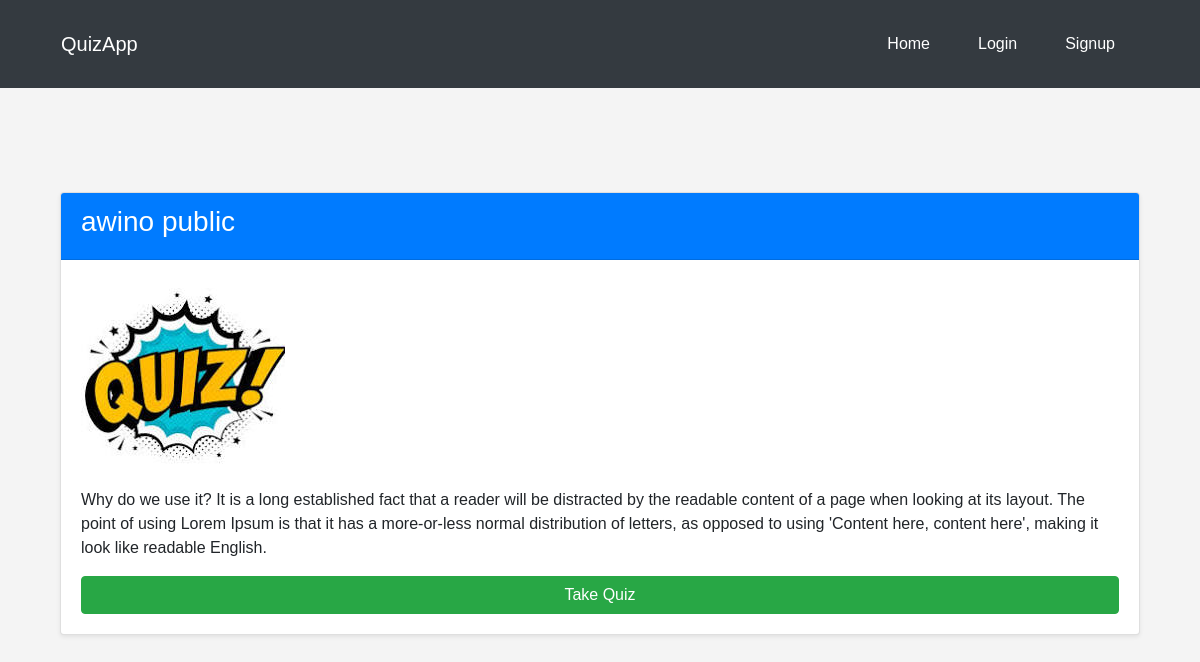
/quizzes/quiz/12/, run on the app's committed database.
### quizzes/models.py (models this page shows, shortened)
class Quiz(models.Model):
    title = models.CharField(max_length=255)
    description = models.TextField()
    created_by = models.ForeignKey(User, on_delete=models.CASCADE)
    created_at = models.DateTimeField(auto_now_add=True)
    is_public = models.BooleanField(default=False)
    share_link = models.URLField(blank=True, null=True)

### quizzes/views.py (the view)
# urls.py: path('quiz/<int:quiz_id>/', quiz_detail, name='quiz_detail'),
def quiz_detail(request, quiz_id):
    quiz = get_object_or_404(Quiz, id=quiz_id)
    return render(request, 'quizzes/quiz_detail.html', {'quiz': quiz})

### templates/quizzes/quiz_detail.html
{% extends 'base.html' %}
{% load static %}
{% block content %}
<div class="container mt-5">
    <div class="card shadow-sm">
        <div class="card-header bg-primary text-white">
            <h3>{{ quiz.title }}</h3>
        </div>
        <div class="card-body">
            <img src="{% static 'css/images/quiz2.jpg' %}" class="img-fluid mb-3" alt="Quiz Image">
            <p>{{ quiz.description }}</p>
            <a href="{% url 'take_quiz' quiz.id %}" class="btn btn-success btn-block mt-3">Take Quiz</a>
        </div>
    </div>
</div>
{% endblock %}

### static/css/styles.css (style rules this page uses)
body { font-family: Arial, sans-serif; margin: 0; padding: 0; background-color: #f4f4f4; }

### data on the page
Quiz: title "awino public", description "Why do we use it? It is a long established fact that a reader will be distracted by the readable content of a page when looking at its layout. The point of using Lorem Ipsum is that it has a more-or-less normal distribution of letters, as opposed to using 'Content here, content here', making it look like readable English."
